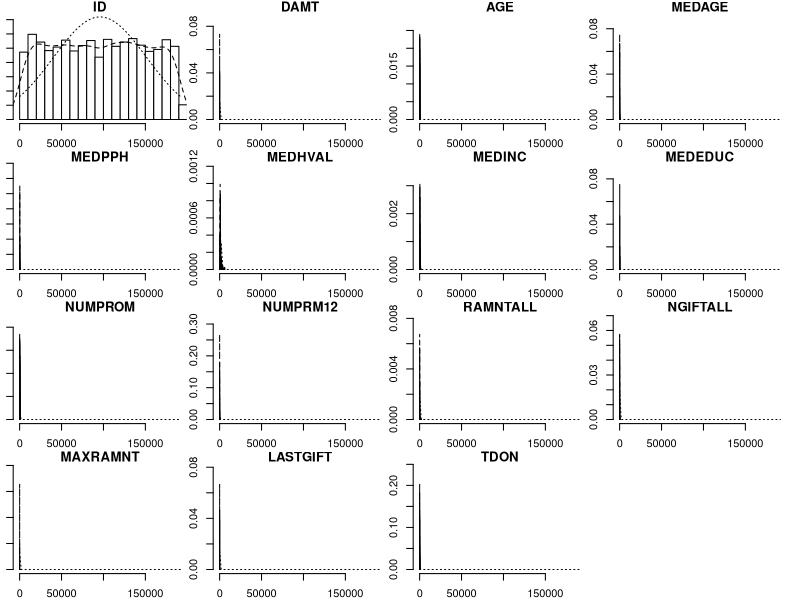
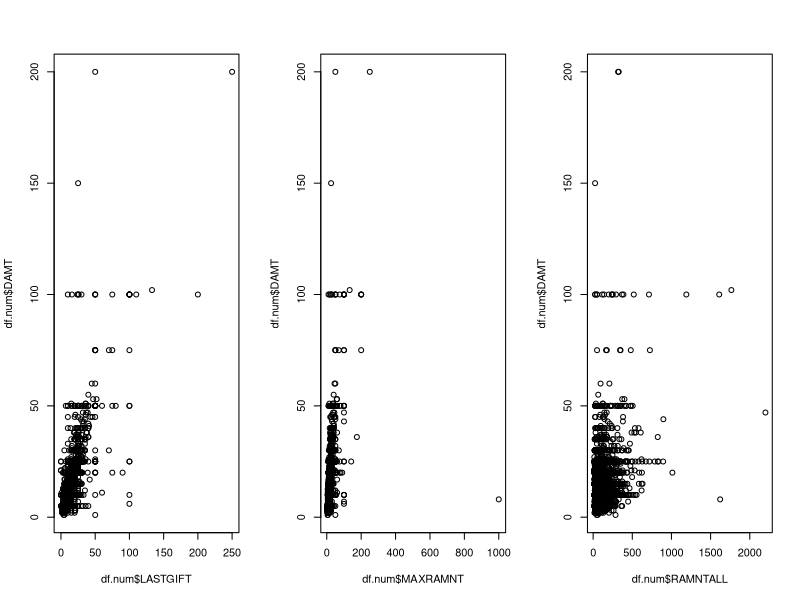
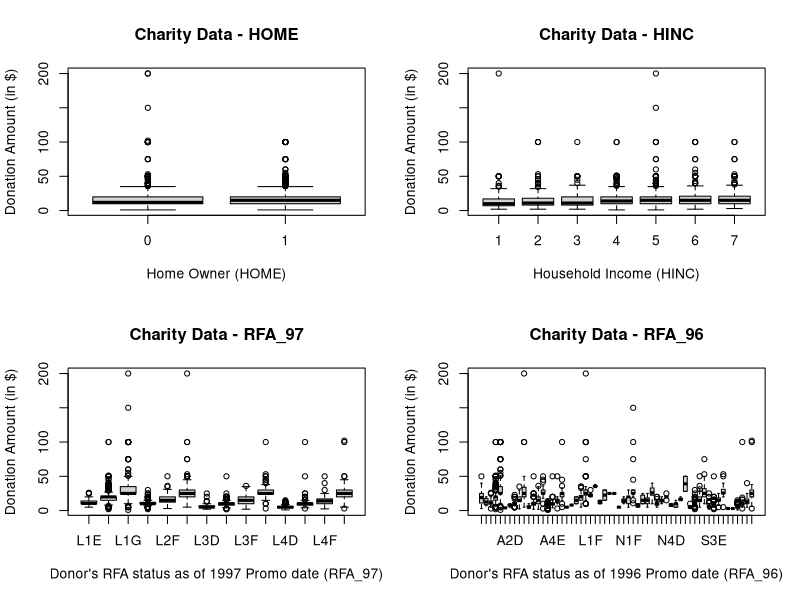
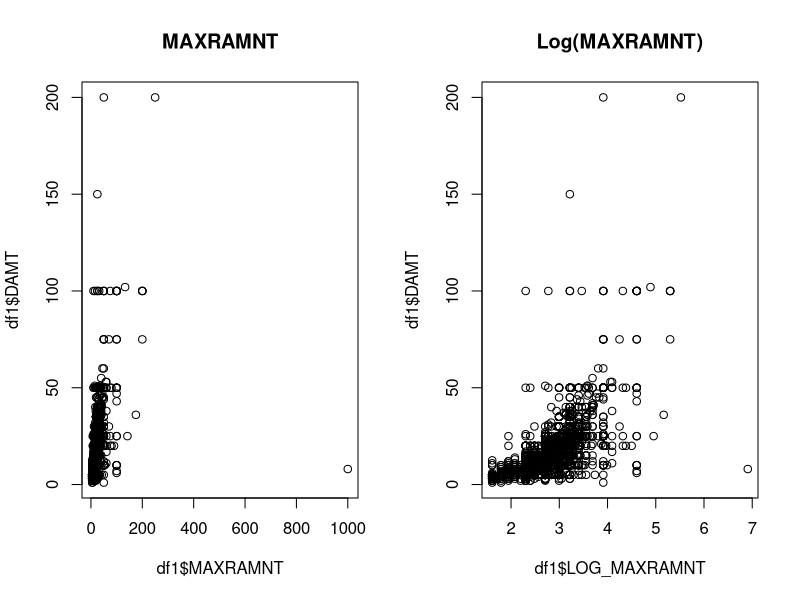
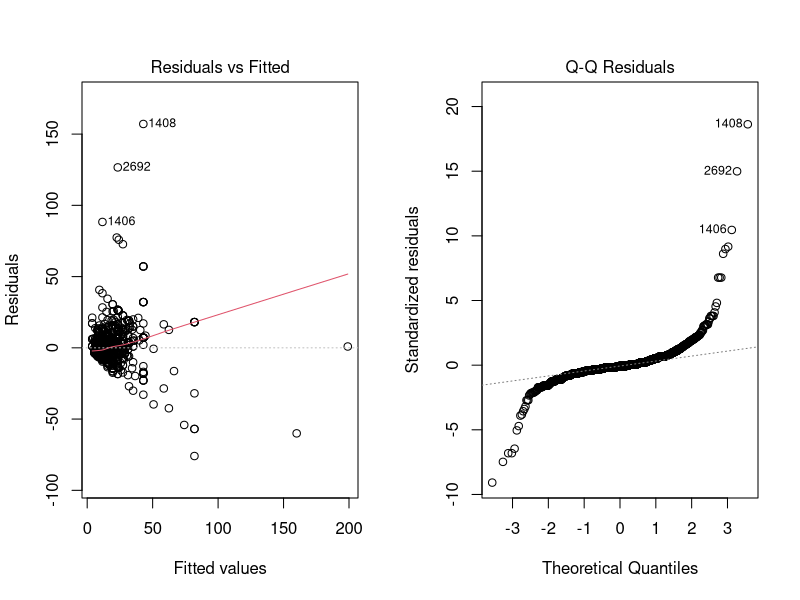
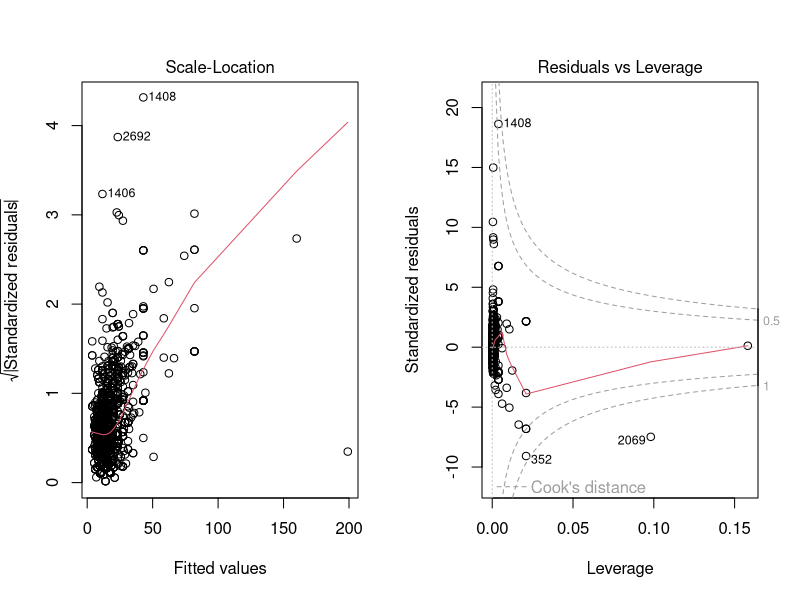
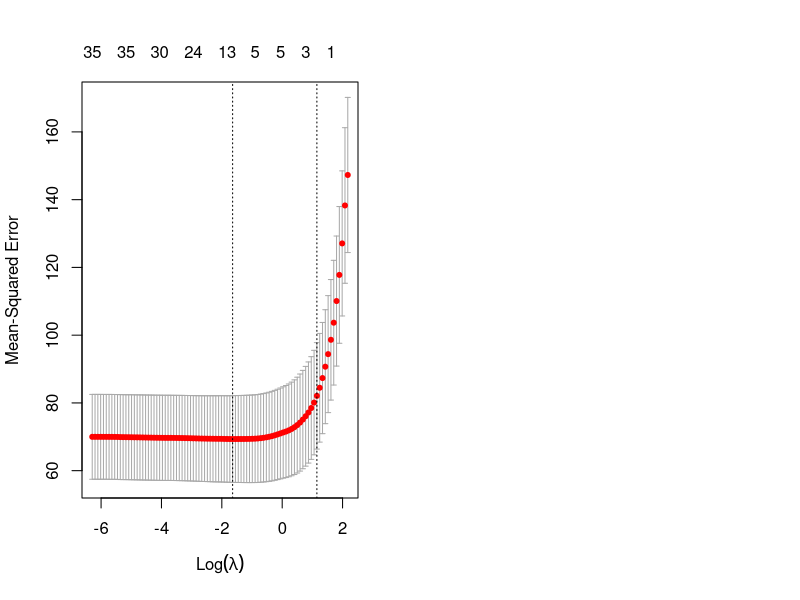

Generate these figures, in order, with R:
### 1. Read data from csv file
setwd('/Users/stevenfutter/Dropbox/NU/MACHINE_LEARNING/charity_project')
charity = read.csv('projectDataPart1.csv', header=T, na.strings="NA",
                   stringsAsFactors = TRUE,
                   colClasses=c("DONR"="factor", "HOME"="factor","HINC"="factor"))

# set up $ expansion
attach(charity)

# check that column types are set up correctly
str(charity)

# confirm size of data table
dim(charity) # 3684 21

# take a peek at the data
head(charity)


### 2. Data Quality Check
library(Hmisc)
Hmisc::describe(charity)

library(plyr)
library(psych)
multi.hist(charity[,sapply(charity, is.numeric)])

### 3. Exploratory Data Analysis (EDA)
df = charity[,-1]
names(df)

#b. # create new df (df.num) with numeric and integer values only
df.num = df[,sapply(df, class) %in% c("numeric", "integer") ]

# calculate the correlations between each variable and DAMT
apply(df.num,2, function(col)cor(col, df.num$DAMT))

# build scatterplots between numeric variables
par(mfrow=c(1,3))
plot(df.num$LASTGIFT, df.num$DAMT)
plot(df.num$MAXRAMNT, df.num$DAMT)
plot(df.num$RAMNTALL, df.num$DAMT)

par(mfrow=c(2,2))
boxplot(DAMT~HOME, data=charity, col='lightgray',main="Charity Data - HOME", 
xlab="Home Owner (HOME)", 
ylab="Donation Amount (in $)")

boxplot(DAMT~HINC, data=charity, col='lightgray',main="Charity Data - HINC", 
xlab="Household Income (HINC)", 
ylab="Donation Amount (in $)")

boxplot(DAMT~RFA_97, data=charity, col='lightgray',main="Charity Data - RFA_97",
xlab="Donor's RFA status as of 1997 Promo date (RFA_97)", 
ylab="Donation Amount (in $)")

boxplot(DAMT~RFA_96, data=charity, col='lightgray',main="Charity Data - RFA_96",
xlab="Donor's RFA status as of 1996 Promo date (RFA_96)", 
ylab="Donation Amount (in $)")


### 4. Data Preparation
#a. How did you handle missing values?

df1 = charity[,-6]
names(df1)

#b. Are there any derived or transformed variables that you added to the dataset?

par(mfrow=c(1,2))
df1$LOG_MAXRAMNT = log(df1$MAXRAMNT)
plot(df1$MAXRAMNT,df1$DAMT, main='MAXRAMNT')
plot(df1$LOG_MAXRAMNT,df1$DAMT, main='Log(MAXRAMNT)')

#c. Did you perform any re-categorization of categorical variables?
#df1$RECENCY_97   = substr(RFA_97,1,1)   #removed as only 1 factor found.
df1$FREQUENCY_97 = substr(RFA_97,2,2)
df1$AMOUNT_97    = substr(RFA_97,3,3)
df1$RECENCY_96   = substr(RFA_96,1,1)
df1$FREQUENCY_96 = substr(RFA_96,2,2)
df1$AMOUNT_96    = substr(RFA_96,3,3)

names(df1)

#d. Are there any variables that you have chosen to remove from the dataset?

df1 = df1[,c(-19,-20)]
names(df1)



### 5. Dataset Partitioning
#For this assignment, you will employ a hold-out test dataset for model validation and selection.

#a. Hold-Out Test Set
#The first step you should take is to sample 25% of the observations in the dataset to form a hold-out test set. This data will be referred to as the Regression Test Set (or simply the Test Set for the remainder of this document). Report the number of observations and the distribution of response values in the Test Set. The data in the Test Set should not be used until Exercise 7 of this assignment.
#b. Training Set
#The remaining 75% of the observations will be referred to as the Regression Training Set (or simply the Training Set for the remainder of this document). Report the number of observations and the distribution of response values in the Training Set.

dim(df1) # 3684 x 24
names(df1)

df1=df1[,-c(1,2,6)]  # removes ID and DONR
names(df1)

smp.size = floor(0.75 * nrow(df1))

set.seed(1)
train = sample(seq_len(nrow(df1)), size = smp.size)
test = -train

ch.train = df1[train,]
ch.test = df1[-train,]

dim(ch.train)
summary(ch.train)

dim(ch.test)
summary(ch.test)


### 6. Model Fitting
#Use R to develop various models for the response variable DAMT. The variables ID and DONR are not to be used as predictors. Fit at least one model from each of the following four categories. Each model should be fit to the Training Set data only.

#### Simple Linear Regression Model
#a. Simple linear regression model: 

#DAMT = B0 + B1*LASTGIFT + e

#For the first model we run a simple linear regression model using LASTGIFT as the single predictor since this was the variable that was most correlated to DAMT with an r-value = 0.72. The LASTGIFT variable is significant and has an R^2 value of 0.56
fit1 = lm(DAMT~LASTGIFT,ch.train)
summary(fit1)
plot(fit1)

# Calculate the MSE of train and test data
mean((DAMT-predict(fit1, df1))[train]^2)      # MSE Training Set = 65.18256
mean((DAMT-predict(fit1, df1))[test]^2)       # MSE Test Set     = 79.24383

#b. Multiple linear regression (ISLR Section 3.1) or multiple linear regression with subset selection (ISLR Section 6.1)

#### Multiple Linear Regression Model
#Let's first convert the newly added columns to factors as below:
  
df1$FREQUENCY_97 = factor(df1$FREQUENCY_97)
df1$AMOUNT_97    = factor(df1$AMOUNT_97)
df1$RECENCY_96   = factor(df1$RECENCY_96)
df1$FREQUENCY_96 = factor(df1$FREQUENCY_96)
df1$AMOUNT_96    = factor(df1$AMOUNT_96)

#MODEL 2:
  
#  DAMT= B0 + B1*HOME1 + B2*NUMPROM + B3*RAMNTALL + B4*NGIFTALL + B5*LASTGIFT + B6*LOG_MAXRAMNT + B7*AMOUNT_97F + B8*AMOUNT_97G + B9*FREQUENCY_961 + e

#The multiple linear regression model above was created by using the best subset selection algorithm. The regsubsets() function performs best subset selection by identifying the best model that contains a given number of predictors, where 'best' is quantified using RSS. The asterixes in the output below indicate that the best nine-variable model contains the variables provided in the equation above. 
library(leaps)
fit2=regsubsets(DAMT~., data=ch.train)
summary(fit2)

# repeat the fit using lm() so that we can use the predict() function for calculating MSE.
fit2=lm(DAMT~HOME+NUMPROM+RAMNTALL+NGIFTALL+LASTGIFT+LOG_MAXRAMNT+AMOUNT_97+AMOUNT_97+FREQUENCY_96, data=ch.train)
 
#Note that we do not use the nvmax option in the regsubsets() function. I made this decision for ease of interpretability of the final model. A model with fewer variables is more easily interpreted. Let's now move on to shrinkage models.

# Calculate the MSE of train and test data
mean((DAMT-predict(fit2, df1))[train]^2)      # MSE Training Set = 59.64491
mean((DAMT-predict(fit2, df1))[test]^2)       # MSE Test Set     = 73.80784


#c. Shinkage Models 
#MODEL 3: Lasso Model
#In comparison to ridge regression a Lasso model can yeild either more accurate or more interpretable model. 

library(glmnet)
x = model.matrix(DAMT~., df1)
y=df1$DAMT


grid=10^seq(10,-2,length=100) 
fit3 = glmnet(x[train,], y[train], alpha=1, lambda=grid)  # alpha=1 is the LASSO model

#As there is no predict() method for regsubsets(), we create our own predict() method, as below:
predict.regsubsets=function(object, newdata, id, ...){
  form=as.formula(object$call[[2]])
  mat=model.matrix(form,newdata)
  coefi=coef(object, id=id)
  xvars=names(coefi)
  mat[,xvars]%*%coefi
}


# Perform cross-validation and compute the associated test error.
set.seed(1)
cv.out=cv.glmnet(x[train,],y[train],alpha=1)
plot(cv.out)
bestlam=cv.out$lambda.min                          # 0.6740771 lambda is the best lambda value
bestlam



# We used cv to find the lambda value that minimizes WHAT??
# NEED TO EXPLAIN THIS...


# Calculate the MSE of training and test sets
y.test=y[test]
y.train=y[train]
lasso.pred=predict(fit3,s=bestlam,newx=x[train,])
mean((lasso.pred-y.train)^2)                        # 61.35197 is train MSE

lasso.pred=predict(fit3,s=bestlam,newx=x[test,])
mean((lasso.pred-y.test)^2)                         # 74.24213 is the MSE
